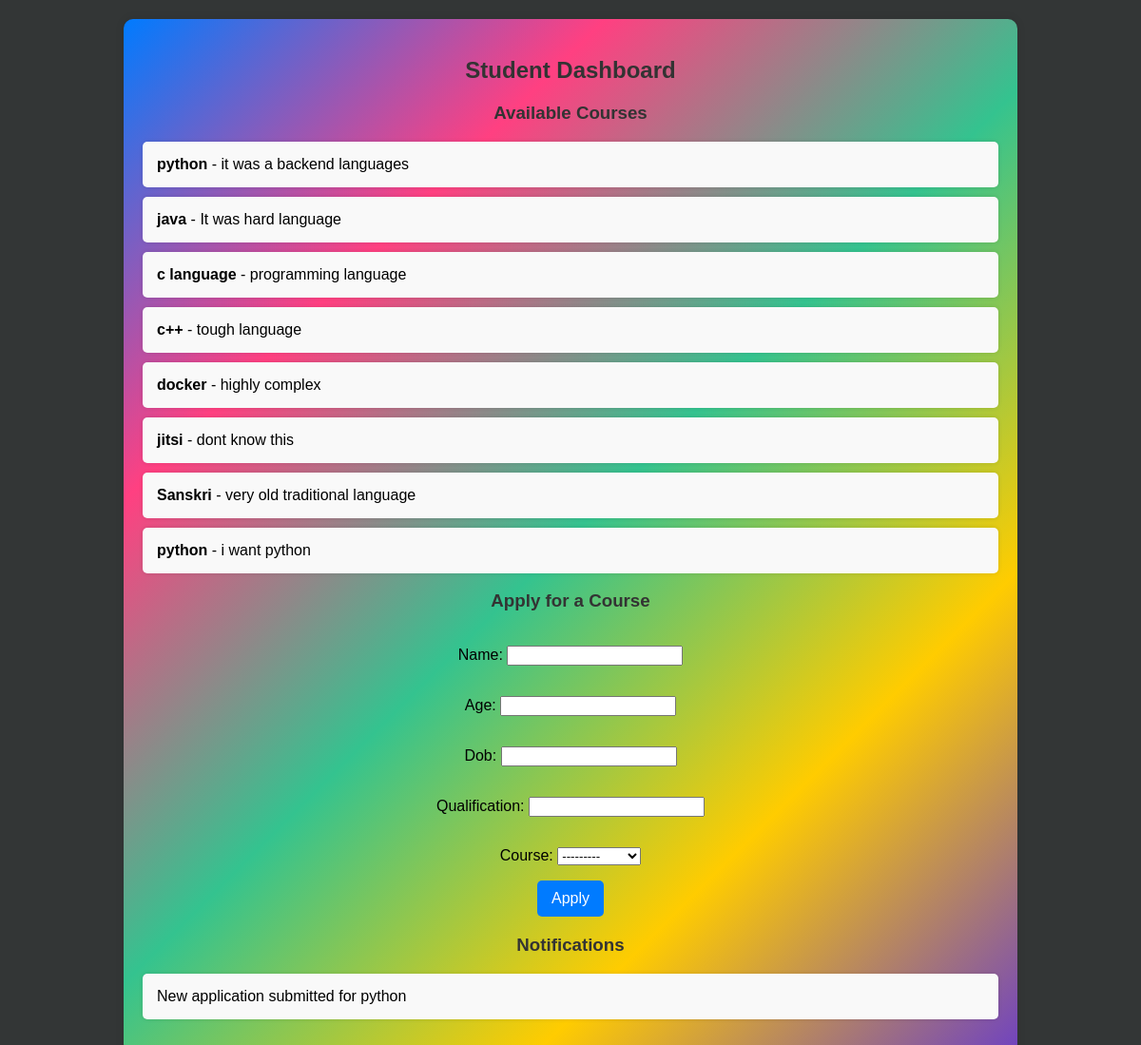
/student/dashboard/ (signed in), run on the app's committed database.
### admissions/models.py (models this page shows, shortened)
class Course(models.Model):
    title = models.CharField(max_length=100)
    description = models.TextField()
    def __str__(self):
        return self.title

class Notification(models.Model):
    student = models.ForeignKey(Student, on_delete=models.CASCADE)
    message = models.TextField()
    created_at = models.DateTimeField(auto_now_add=True)
    read = models.BooleanField(default=False)

### admissions/views.py (the view)
# urls.py: path('student/dashboard/', views.student_dashboard, name='student_dashboard'),
@login_required
def student_dashboard(request):
    try:
        student = request.user.student
    except Student.DoesNotExist:
        student = Student.objects.create(user=request.user)
    notifications = Notification.objects.filter(student=student)
    courses = Course.objects.all()
    if request.method == 'POST':
        print("Received a POST request to submit the course application form.")
        form = CourseApplicationForm(request.POST)
        if form.is_valid():
            application = form.save(commit=False)
            application.student = student
            application.save()
            Notification.objects.create(
                student=student,
                message=f"New application submitted for {application.course.title}"
            )
            print("Form data saved successfully:", form.cleaned_data)
            return redirect('student_dashboard')
        else:
            print("Form errors:", form.errors)
    else:
        form = CourseApplicationForm()
    admin_group = get_object_or_404(Group, name='admin')
    return render(request, 'student_dashboard.html', {'courses': courses, 'notifications': notifications, 'form': form})

### admissions/forms.py
class CourseApplicationForm(forms.ModelForm):
    class Meta:
        model = CourseApplication
        fields = ['name', 'age', 'dob', 'qualification', 'course']

### admissions/templates/student_dashboard.html (shortened to what this page needs)
<!DOCTYPE html>
<html lang="en">
<head>
</head>
<body>
    <div class="container">
        <h2>Student Dashboard</h2>
        <h3>Available Courses</h3>
        <ul>
            {% for course in courses %}
                <li>
                    <strong>{{ course.title }}</strong> - {{ course.description }}
                </li>
            {% endfor %}
        </ul>
        <h3>Apply for a Course</h3>
        <form method="post">
            {{ form.as_p }}
            <button type="submit">Apply</button>
        </form>
        <h3>Notifications</h3>
        <ul>
            {% for notification in notifications %}
                <li>{{ notification.message }}</li>
            {% endfor %}
        </ul>
    </div>
</body>
</html>

### admissions/templates/student_dashboard.html (style rules this page uses)
body { font-family: 'Arial', sans-serif; background-color: #333636; margin: 0; padding: 20px; }
.container { max-width: 900px; margin: 0 auto; background: linear-gradient(135deg, #007bff, #ff4081, #34c38f, #ffcc00, #6f42c1); padding: 20px; border-radius: 10px; box-shadow: 0 0 10px rgba(0, 0, 0, 0.1); }
h2, h3 { color: #333; text-align: center; }
ul { list-style: none; padding: 0; }
li { background: #f9f9f9; margin: 10px 0; padding: 15px; border-radius: 5px; box-shadow: 0 0 5px rgba(0, 0, 0, 0.1); }
form { display: flex; flex-direction: column; align-items: center; margin-top: 20px; }
button { padding: 10px 15px; font-size: 1em; border: none; border-radius: 5px; cursor: pointer; background-color: #007bff; color: white; transition: background-color 0.3s; }

### data on the page
Course: title "python", description "it was a backend languages"
Course: title "java", description "It was hard language"
Course: title "c language", description "programming language"
Course: title "c++", description "tough language"
Course: title "docker", description "highly complex"
Course: title "jitsi", description "dont know this"
Course: title "Sanskri", description "very old traditional language"
Course: title "python", description "i want python"
Notification: message "New application submitted for python"
